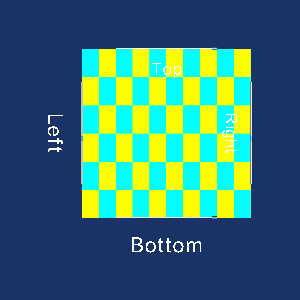

Generate this figure with Python:
#!/usr/bin/env python
# Demonstrate vtkCheckerboardWidget with two synthetic images in a checkerboard pattern.

import vtkmodules.vtkInteractionStyle  # noqa: F401
import vtkmodules.vtkRenderingFreeType  # noqa: F401
import vtkmodules.vtkRenderingOpenGL2  # noqa: F401

from vtkmodules.vtkImagingCore import vtkImageWrapPad
from vtkmodules.vtkImagingGeneral import vtkImageCheckerboard
from vtkmodules.vtkImagingSources import vtkImageCanvasSource2D
from vtkmodules.vtkInteractionWidgets import (
    vtkCheckerboardRepresentation,
    vtkCheckerboardWidget,
)
from vtkmodules.vtkRenderingCore import (
    vtkImageActor,
    vtkRenderWindow,
    vtkRenderWindowInteractor,
    vtkRenderer,
)

# Create first synthetic image (yellow)
image_1 = vtkImageCanvasSource2D()
image_1.SetNumberOfScalarComponents(3)
image_1.SetScalarTypeToUnsignedChar()
image_1.SetExtent(0, 511, 0, 511, 0, 0)
image_1.SetExtent(0, 511, 0, 0, 0, 511)
image_1.SetDrawColor(255, 255, 0)
image_1.FillBox(0, 511, 0, 511)

pad_1 = vtkImageWrapPad()
pad_1.SetInputConnection(image_1.GetOutputPort())
pad_1.SetOutputWholeExtent(0, 511, 0, 511, 0, 0)

# Create second synthetic image (cyan)
image_2 = vtkImageCanvasSource2D()
image_2.SetNumberOfScalarComponents(3)
image_2.SetScalarTypeToUnsignedChar()
image_2.SetExtent(0, 511, 0, 511, 0, 0)
image_2.SetDrawColor(0, 255, 255)
image_2.FillBox(0, 511, 0, 511)

pad_2 = vtkImageWrapPad()
pad_2.SetInputConnection(image_2.GetOutputPort())
pad_2.SetOutputWholeExtent(0, 511, 0, 511, 0, 0)

# Create checkerboard from the two images
checkers = vtkImageCheckerboard()
checkers.SetInputConnection(0, pad_1.GetOutputPort())
checkers.SetInputConnection(1, pad_2.GetOutputPort())
checkers.SetNumberOfDivisions(10, 6, 1)

checkerboard_actor = vtkImageActor()
checkerboard_actor.GetMapper().SetInputConnection(checkers.GetOutputPort())

# Renderer
renderer = vtkRenderer()
renderer.AddActor(checkerboard_actor)
renderer.SetBackground(0.1, 0.2, 0.4)

# Render window
render_window = vtkRenderWindow()
render_window.AddRenderer(renderer)
render_window.SetWindowName("checkerboard widget")
render_window.SetSize(300, 300)

# Interactor
interactor = vtkRenderWindowInteractor()
interactor.SetRenderWindow(render_window)

# Widget
rep = vtkCheckerboardRepresentation()
rep.SetImageActor(checkerboard_actor)
rep.SetCheckerboard(checkers)
rep.GetLeftRepresentation().SetTitleText("Left")
rep.GetRightRepresentation().SetTitleText("Right")
rep.GetTopRepresentation().SetTitleText("Top")
rep.GetBottomRepresentation().SetTitleText("Bottom")
rep.SetCornerOffset(0.2)

checkerboard_widget = vtkCheckerboardWidget()
checkerboard_widget.SetInteractor(interactor)
checkerboard_widget.SetRepresentation(rep)
checkerboard_widget.On()

interactor.Initialize()
interactor.Start()
